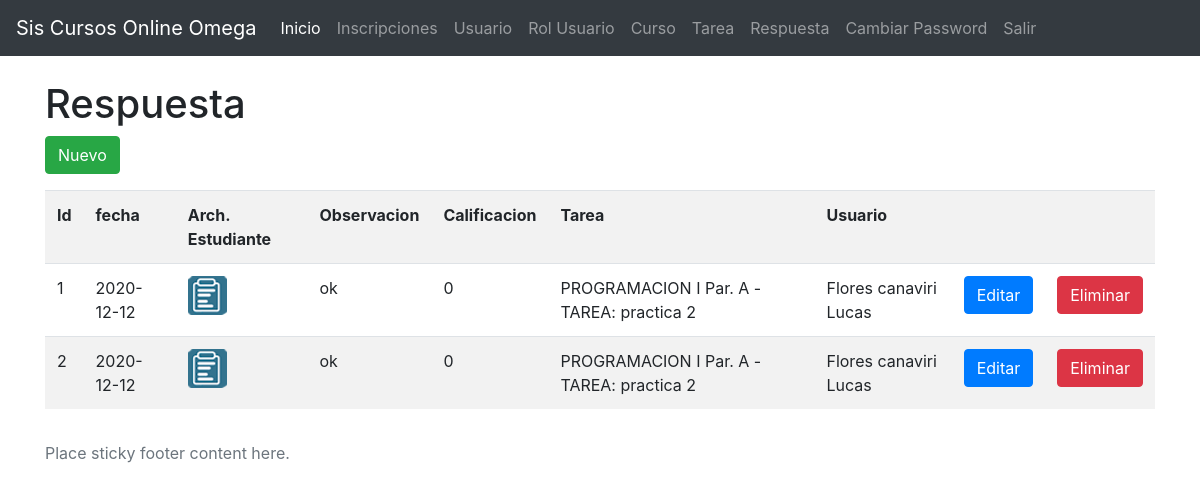
Page /respuesta.php on the committed database.
### tables this page shows
CREATE TABLE `respuesta` (
  `id` int(11) NOT NULL,
  `fecha` date NOT NULL,
  `archivo_estudiante` varchar(200) DEFAULT NULL,
  `observacion` text,
  `calificacion` int(11) DEFAULT NULL,
  `id_tarea` int(11) NOT NULL,
  `id_usuario` int(11) NOT NULL
);

### respuesta.php (the view)
<?php
require_once('librerias/cabe.php');
require_once('librerias/conexionBD.php');
$sql =
"SELECT r.*, concat(u.ap_paterno,' ',u.ap_materno,' ',u.nombre) as nom_usuario, concat(c.nombre,' Par. ',c.paralelo, ' - TAREA: ', t.titulo) as nom_tarea FROM tarea t, curso c, respuesta r, usuario u where t.id_curso=c.id AND r.id_tarea=t.id AND r.id_usuario=u.id";
$result =  $conn->query($sql);
$noticias = array();
	while ($fila =  $result->fetch_array())
	{
		$noticias[] = $fila;
	}
?>
      <div class="container">
        <div class="row">
            <div class="col-12">
                <h1>Respuesta</h1>
                <p>
                    <a href="respuesta-edit.php" class="btn btn-success">Nuevo</a>
                </p>
                <table class="table table-striped">
                    <tr>
                        <th>Id</th>
                        <th>fecha</th>
                        <th>Arch. Estudiante</th>
                        <th>Observacion</th>
                        <th>Calificacion</th>
                        <th>Tarea</th>
                        <th>Usuario</th>
                      <th></th>
                        <th></th>
                    </tr>
                    <?php foreach ($noticias as $item): ?>
                    <tr>
                        <td><?= $item['id']?></td>
                        <td><?= $item['fecha']?></td>
                        <td><a href="<?=$item['archivo_estudiante']?>" target="_blank">  <img src="img/reporte.png"
       alt="MDN logo" /></a></td>
       					<td><?= $item['observacion']?></td>
                        <td><?= $item['calificacion']?></td>
       					<td><?= $item['nom_tarea']?></td>
                        <td><?= $item['nom_usuario']?></td>
                      <td>
                            <a href="respuesta-edit.php?id=<?=$item['id']?>" class="btn btn-primary">Editar</a>
                        </td>
                        <td>
                            <a href="respuesta-eliminar.php?id=<?=$item['id']?>" class="btn btn-danger" onclick="return(confirm('Esta Seguro de Eliminar?'))">Eliminar</a>
                        </td>
                    </tr>
                    <?php endforeach ?>
                </table>
            </div>
        </div>
      </div>
<?php
require_once('librerias/pie.php');
?>

### rows in the picture
respuesta: id "1", fecha "2020-12-12", observacion "ok", calificacion "0", nom_tarea "PROGRAMACION I Par. A - TAREA: practica 2", nom_usuario "Flores canaviri Lucas"
respuesta: id "2", fecha "2020-12-12", observacion "ok", calificacion "0", nom_tarea "PROGRAMACION I Par. A - TAREA: practica 2", nom_usuario "Flores canaviri Lucas"
